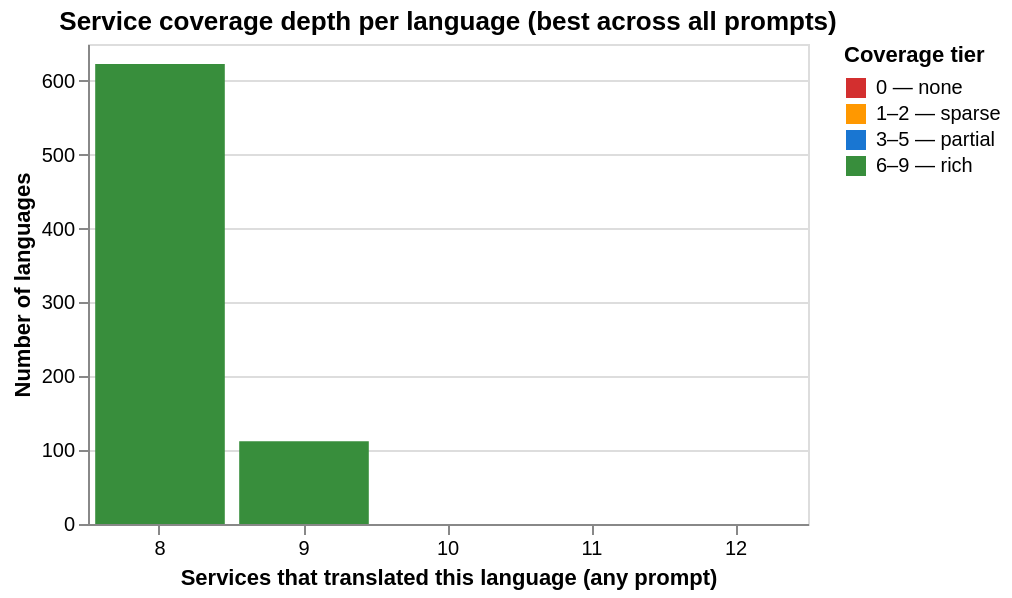

Notebook code cell kept with this figure:
### Markdown cell above
### Languages with Zero Coverage

These are the most interesting cases for the paper — languages where the pipeline produced nothing at all. Are they low-resource languages? Script-diverse languages? Languages where 'Digital Humanities' genuinely has no circulation?

### Code cell
term = TARGET_TERMS[0]
df_all = all_dfs[term].copy()
df_all["language_family"] = df_all["language_code"].apply(get_language_family)

all_svc_cols = {**BASELINE_SERVICES, **LLM_SERVICES}
svc_cols = [c for c in all_svc_cols.values() if c in df_all.columns]

# A service "covers" a language if it succeeded in at least one prompt variant
coverage = df_all.groupby("language_code")[svc_cols].agg(lambda x: x.notna().any()).reset_index()
lang_meta = df_all[["language_code", "language_name", "language_family"]].drop_duplicates("language_code")
baseline = coverage.merge(lang_meta, on="language_code")
baseline["n_services"] = baseline[svc_cols].sum(axis=1)

TIERS = {"0 — none": (0,0), "1–2 — sparse": (1,2), "3–5 — partial": (3,5), "6–9 — rich": (6,9)}
def tier(n):
    for label, (lo, hi) in TIERS.items():
        if lo <= n <= hi: return label
    return "other"
baseline["tier"] = baseline["n_services"].apply(tier)

tier_order = list(TIERS.keys())
hist = alt.Chart(baseline).mark_bar().encode(
    x=alt.X("n_services:O", title="Services that translated this language (any prompt)", axis=alt.Axis(labelAngle=0)),
    y=alt.Y("count():Q", title="Number of languages"),
    color=alt.Color("tier:N", sort=tier_order,
        scale=alt.Scale(domain=tier_order, range=["#d32f2f","#ff9800","#1976d2","#388e3c"]),
        title="Coverage tier"),
    tooltip=["n_services:O", "count():Q", "tier:N"],
).properties(width=360, height=240, title="Service coverage depth per language (best across all prompts)")

low_cov = baseline[baseline["n_services"] <= 3][
    ["language_code","language_name","language_family","n_services","tier"]
].sort_values(["n_services","language_family"]).reset_index(drop=True)

print(f"Zero coverage: {(baseline['n_services']==0).sum()} | Sparse (1-3): {((baseline['n_services']>=1)&(baseline['n_services']<=3)).sum()}. Only sparse languages: {low_cov['language_name'].tolist()}")

hist

### Figure 1 — Vega specification as saved in the notebook (floating-point values rounded to 4 significant figures)
{"$schema": "https://vega.github.io/schema/vega/v6.json", "data": [{"name": "source_0", "values": [{"__count": 112, "__count_end": 112.0, "__count_start": 0.0, "n_services": 9, "tier": "6–9 — rich"}, {"__count": 623, "__count_end": 623.0, "__count_start": 0.0, "n_services": 8, "tier": "6–9 — rich"}, {"__count": 41, "__count_end": 41.0, "__count_start": 0.0, "n_services": 11, "tier": "other"}, {"__count": 80, "__count_end": 80.0, "__count_start": 0.0, "n_services": 10, "tier": "other"}, {"__count": 24, "__count_end": 24.0, "__count_start": 0.0, "n_services": 12, "tier": "other"}]}, {"name": "source_0_x_domain_n_services", "values": [{"n_services": 9}, {"n_services": 8}, {"n_services": 11}, {"n_services": 10}, {"n_services": 12}]}], "marks": [{"type": "rect", "name": "marks", "from": {"data": "source_0"}, "encode": {"update": {"tooltip": {"signal": "{\"n_services\": isValid(datum[\"n_services\"]) ? datum[\"n_services\"] : \"\"+datum[\"n_services\"], \"Count of Records\": format(datum[\"__count\"], \"\"), \"tier\": isValid(datum[\"tier\"]) ? datum[\"tier\"] : \"\"+datum[\"tier\"]}"}, "fill": {"field": "tier", "scale": "color"}, "x": {"field": "n_services", "scale": "x"}, "y": {"field": "__count_end", "scale": "y"}, "y2": {"field": "__count_start", "scale": "y"}, "width": {"signal": "max(0.25, bandwidth('x'))"}}}, "style": ["bar"]}], "scales": [{"name": "x", "type": "band", "domain": {"data": "source_0_x_domain_n_services", "field": "n_services", "sort": true}, "range": [0, {"signal": "width"}], "paddingInner": 0.1, "paddingOuter": 0.05}, {"name": "y", "type": "linear", "domain": {"data": "source_0", "fields": ["__count_start", "__count_end"]}, "range": [{"signal": "height"}, 0], "nice": true, "zero": true}, {"name": "color", "type": "ordinal", "domain": ["0 — none", "1–2 — sparse", "3–5 — partial", "6–9 — rich"], "range": ["#d32f2f", "#ff9800", "#1976d2", "#388e3c"]}], "axes": [{"scale": "y", "ticks": false, "grid": true, "maxExtent": 0, "gridScale": "x", "labels": false, "minExtent": 0, "zindex": 0, "domain": false, "orient": "left", "aria": false, "tickCount": {"signal": "ceil(height/40)"}}, {"scale": "x", "grid": false, "title": "Services that translated this language (any prompt)", "orient": "bottom", "labelAngle": 0, "zindex": 0, "labelBaseline": "top"}, {"scale": "y", "tickCount": {"signal": "ceil(height/40)"}, "labelOverlap": true, "orient": "left", "zindex": 0, "grid": false, "title": "Number of languages"}], "title": {"text": "Service coverage depth per language (best across all prompts)", "frame": "group"}, "padding": 5, "width": 360, "background": "white", "height": 240, "style": "cell", "legends": [{"title": "Coverage tier", "fill": "color", "symbolType": "square"}]}
